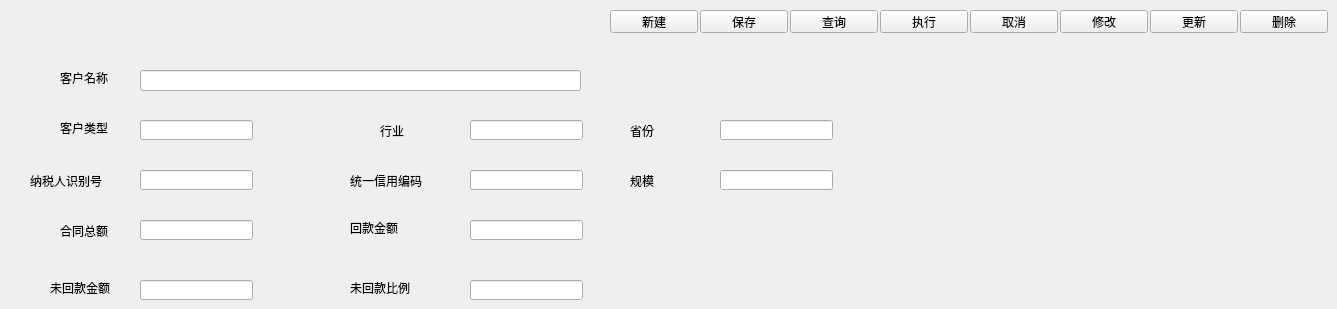
    <widget class="QWidget" name="Dtab_Account">
     <attribute name="title">
      <string>客户详情</string>
     </attribute>
     <widget class="QLabel" name="label">
      <property name="geometry">
       <rect>
        <x>60</x>
        <y>120</y>
        <width>71</width>
        <height>16</height>
       </rect>
      </property>
      <property name="text">
       <string>客户类型</string>
      </property>
     </widget>
     <widget class="QLineEdit" name="lEdit_Acnt_Type">
      <property name="geometry">
       <rect>
        <x>140</x>
        <y>120</y>
        <width>113</width>
        <height>20</height>
       </rect>
      </property>
     </widget>
     <widget class="QLabel" name="label_2">
      <property name="geometry">
       <rect>
        <x>60</x>
        <y>220</y>
        <width>71</width>
        <height>21</height>
       </rect>
      </property>
      <property name="text">
       <string>合同总额</string>
      </property>
     </widget>
     <widget class="QLabel" name="label_3">
      <property name="geometry">
       <rect>
        <x>50</x>
        <y>280</y>
        <width>81</width>
        <height>16</height>
       </rect>
      </property>
      <property name="text">
       <string>未回款金额</string>
      </property>
     </widget>
     <widget class="QLineEdit" name="lEdit_Acnt_Total">
      <property name="geometry">
       <rect>
        <x>140</x>
        <y>220</y>
        <width>113</width>
        <height>20</height>
       </rect>
      </property>
     </widget>
     <widget class="QLineEdit" name="lEdit_Acnt_unReturn">
      <property name="geometry">
       <rect>
        <x>140</x>
        <y>280</y>
        <width>113</width>
        <height>20</height>
       </rect>
      </property>
     </widget>
     <widget class="QLineEdit" name="lEdit_Acnt_OrgCode">
      <property name="geometry">
       <rect>
        <x>470</x>
        <y>170</y>
        <width>113</width>
        <height>20</height>
       </rect>
      </property>
     </widget>
     <widget class="QLineEdit" name="lEdit_Acnt_Return">
      <property name="geometry">
       <rect>
        <x>470</x>
        <y>220</y>
        <width>113</width>
        <height>20</height>
       </rect>
      </property>
     </widget>
     <widget class="QLabel" name="label_4">
      <property name="geometry">
       <rect>
        <x>350</x>
        <y>170</y>
        <width>101</width>
        <height>21</height>
       </rect>
      </property>
      <property name="text">
       <string>统一信用编码</string>
      </property>
     </widget>
     <widget class="QLabel" name="label_5">
      <property name="geometry">
       <rect>
        <x>350</x>
        <y>220</y>
        <width>71</width>
        <height>16</height>
       </rect>
      </property>
      <property name="text">
       <string>回款金额</string>
      </property>
     </widget>
     <widget class="QLabel" name="label_Account_Name">
      <property name="geometry">
       <rect>
        <x>60</x>
        <y>70</y>
        <width>61</width>
        <height>16</height>
       </rect>
      </property>
      <property name="text">
       <string>客户名称</string>
      </property>
     </widget>
     <widget class="QLineEdit" name="lEdit_Account_Name">
      <property name="geometry">
       <rect>
        <x>140</x>
        <y>70</y>
        <width>441</width>
        <height>21</height>
       </rect>
      </property>
     </widget>
     <widget class="QPushButton" name="pbtnQueryAccount">
      <property name="geometry">
       <rect>
        <x>790</x>
        <y>10</y>
        <width>88</width>
        <height>23</height>
       </rect>
      </property>
      <property name="text">
       <string>查询</string>
      </property>
     </widget>
     <widget class="QPushButton" name="pbtnCreateAccount">
      <property name="geometry">
       <rect>
        <x>610</x>
        <y>10</y>
        <width>88</width>
        <height>23</height>
       </rect>
      </property>
      <property name="text">
       <string>新建</string>
      </property>
     </widget>
     <widget class="QPushButton" name="pbtnModifyAccount">
      <property name="geometry">
       <rect>
        <x>1060</x>
        <y>10</y>
        <width>88</width>
        <height>23</height>
       </rect>
      </property>
      <property name="text">
       <string>修改</string>
      </property>
     </widget>
     <widget class="QPushButton" name="pbtnQueryRunAccount">
      <property name="geometry">
       <rect>
        <x>880</x>
        <y>10</y>
        <width>88</width>
        <height>23</height>
       </rect>
      </property>
      <property name="text">
       <string>执行</string>
      </property>
     </widget>
     <widget class="QPushButton" name="pbtnCancelAccount">
      <property name="geometry">
       <rect>
        <x>970</x>
        <y>10</y>
        <width>88</width>
        <height>23</height>
       </rect>
      </property>
      <property name="text">
       <string>取消</string>
      </property>
     </widget>
     <widget class="QPushButton" name="pbtnDeleteAccount">
      <property name="geometry">
       <rect>
        <x>1240</x>
        <y>10</y>
        <width>88</width>
        <height>23</height>
       </rect>
      </property>
      <property name="text">
       <string>删除</string>
      </property>
     </widget>
     <widget class="QPushButton" name="pbtnCommitAccount">
      <property name="geometry">
       <rect>
        <x>700</x>
        <y>10</y>
        <width>88</width>
        <height>23</height>
       </rect>
      </property>
      <property name="text">
       <string>保存</string>
      </property>
     </widget>
     <widget class="QPushButton" name="pbtnCommitModifyAccount">
      <property name="geometry">
       <rect>
        <x>1150</x>
        <y>10</y>
        <width>88</width>
        <height>23</height>
       </rect>
      </property>
      <property name="text">
       <string>更新</string>
      </property>
     </widget>
     <widget class="QLineEdit" name="lEdit_Acnt_tax">
      <property name="geometry">
       <rect>
        <x>140</x>
        <y>170</y>
        <width>113</width>
        <height>20</height>
       </rect>
      </property>
     </widget>
     <widget class="QLabel" name="lb_account_tax">
      <property name="geometry">
       <rect>
        <x>30</x>
        <y>170</y>
        <width>91</width>
        <height>21</height>
       </rect>
      </property>
      <property name="text">
       <string>纳税人识别号</string>
      </property>
     </widget>
     <widget class="QLabel" name="lb_Acnt_Industry">
      <property name="geometry">
       <rect>
        <x>380</x>
        <y>120</y>
        <width>61</width>
        <height>21</height>
       </rect>
      </property>
      <property name="text">
       <string>行业</string>
      </property>
     </widget>
     <widget class="QLineEdit" name="lEdit_Acnt_Industry">
      <property name="geometry">
       <rect>
        <x>470</x>
        <y>120</y>
        <width>113</width>
        <height>20</height>
       </rect>
      </property>
     </widget>
     <widget class="QLabel" name="lb_Acnt_Scale">
      <property name="geometry">
       <rect>
        <x>630</x>
        <y>170</y>
        <width>61</width>
        <height>21</height>
       </rect>
      </property>
      <property name="text">
       <string>规模</string>
      </property>
     </widget>
     <widget class="QLineEdit" name="lEdit_Acnt_Scale">
      <property name="geometry">
       <rect>
        <x>720</x>
        <y>170</y>
        <width>113</width>
        <height>20</height>
       </rect>
      </property>
     </widget>
     <widget class="QLabel" name="lb_Acnt_Place">
      <property name="geometry">
       <rect>
        <x>630</x>
        <y>120</y>
        <width>61</width>
        <height>21</height>
       </rect>
      </property>
      <property name="text">
       <string>省份</string>
      </property>
     </widget>
     <widget class="QLineEdit" name="lEdit_Acnt_Place">
      <property name="geometry">
       <rect>
        <x>720</x>
        <y>120</y>
        <width>113</width>
        <height>20</height>
       </rect>
      </property>
     </widget>
     <widget class="QLineEdit" name="lEdit_Acnt_unReturnPst">
      <property name="geometry">
       <rect>
        <x>470</x>
        <y>280</y>
        <width>113</width>
        <height>20</height>
       </rect>
      </property>
     </widget>
     <widget class="QLabel" name="label_34">
      <property name="geometry">
       <rect>
        <x>350</x>
        <y>280</y>
        <width>91</width>
        <height>16</height>
       </rect>
      </property>
      <property name="text">
       <string>未回款比例</string>
      </property>
     </widget>
    </widget>
